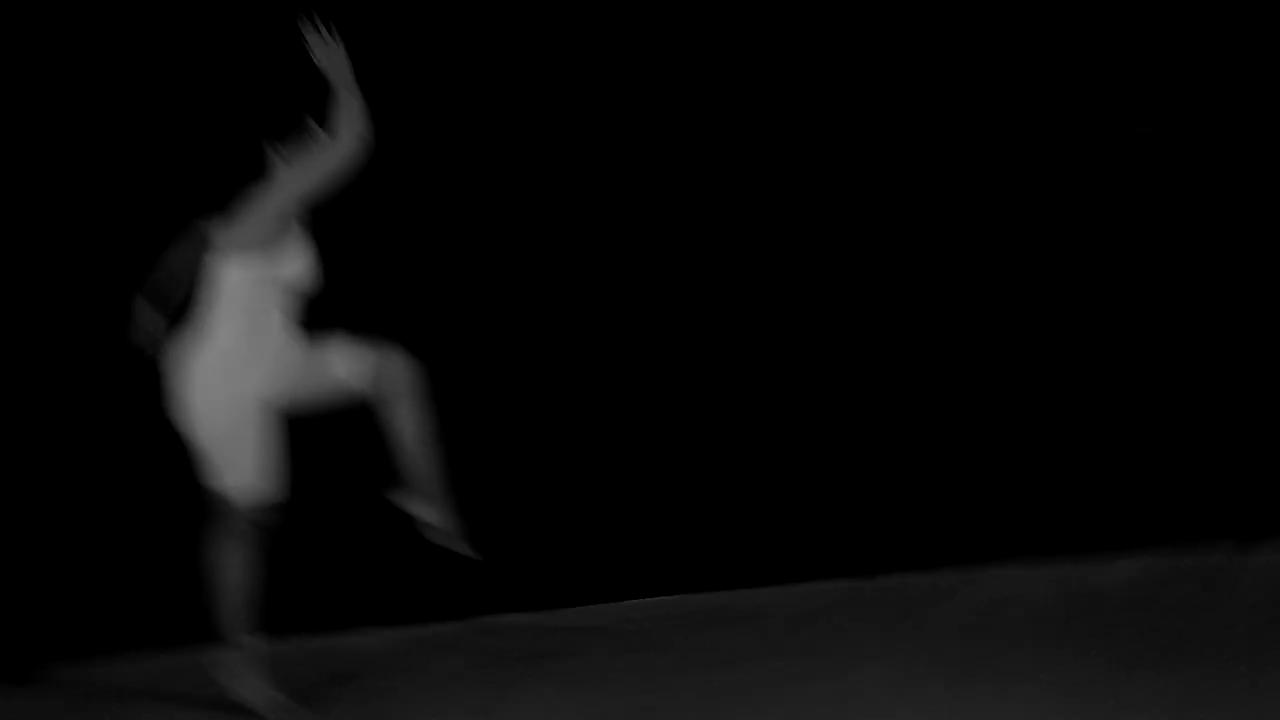
#> input picture python/frame.png, 1280 x 720 px, given in place of baile_pendulo.mp4, which was not available
$ jupyter execute imgprocessing.ipynb   (text cells are left out)
#> lines starting #> are read from the running program, lines starting #| are printed output that depends on the picture; after the words box and inside, x2 and y2 are one past the last pixel; in counts of white or black regions, pixels touching at a corner belong together; pictures that were not available may be replaced by others from this repository, and a replacement may not be noted
[cell 1]
import cv2
import os
import matplotlib.pyplot as plt
import numpy as np
import glob

[cell 2]
VIDEO_FILE = "baile_pendulo.mp4"

cap = cv2.VideoCapture(VIDEO_FILE)
if not cap.isOpened():
    raise FileNotFoundError(f"Could not open video: {VIDEO_FILE}")

fps = cap.get(cv2.CAP_PROP_FPS) or 30
# Display period stays fixed; speed is controlled by how fast virtual_pos advances
delay = max(1, int(1000 / fps))

# Bootstrap: pre-read first two source frames
ret, frame_a = cap.read()
#> frame_a is the input picture: shape (720, 1280, 3); min 0, max 131, mean 8.5
if not ret:
    cap.release()
    raise RuntimeError("Video is empty")

ret, frame_b = cap.read()
if not ret:
    frame_b = None

[cell 3]
ret, frame = cap.read()
if not ret:
    frame = None

img_rgb = cv2.cvtColor(frame,cv2.COLOR_BGR2RGB)

plt.figure()
plt.imshow(img_rgb)

[cell 4]
# Save frame as PNG for testing
cv2.imwrite("frame.png", frame)
#> Out = True

[cell 5]
img_gray = cv2.cvtColor(img_rgb, cv2.COLOR_RGB2GRAY)
img_bin  = cv2.threshold(img_gray, 0, 255, cv2.THRESH_BINARY + cv2.THRESH_OTSU)[1]
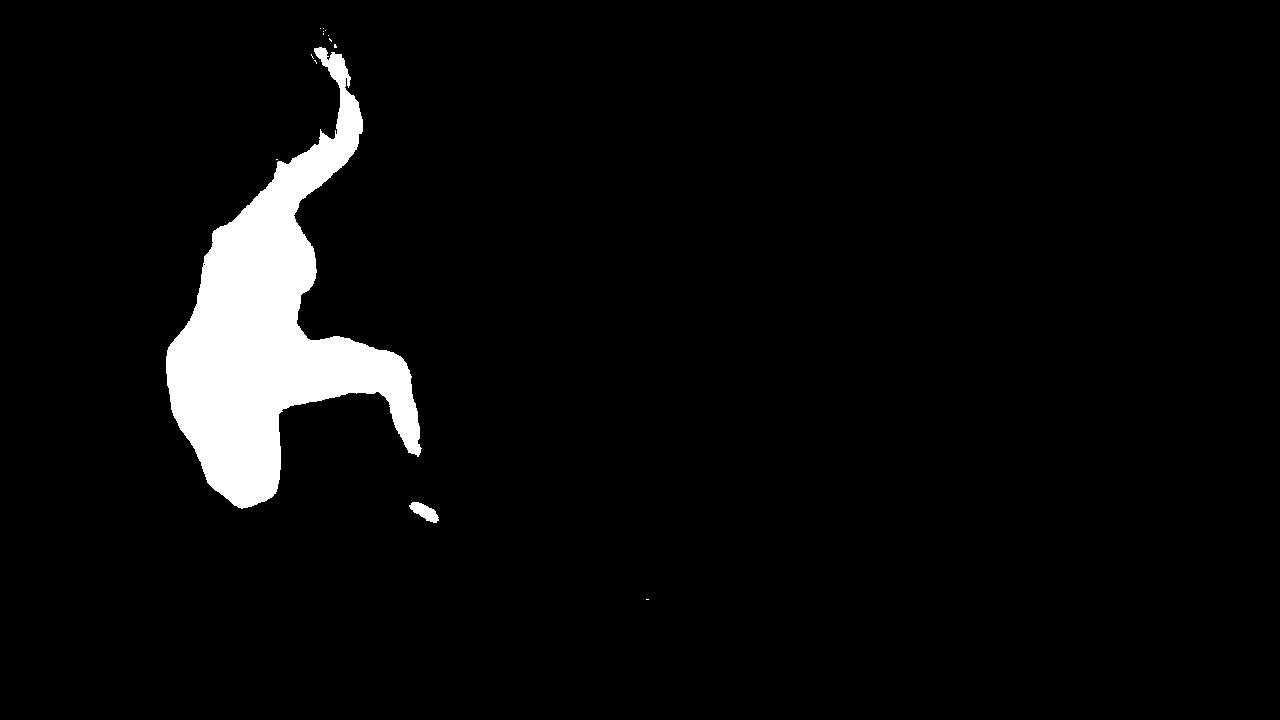
#> img_bin: shape (720, 1280); 4.7% white; 14 white regions (12 under 20 px), largest, box (x1, y1, x2, y2) and area: (166, 47, 422, 509) 42790, (409, 502, 439, 523) 337

plt.figure()
plt.imshow(img_bin, cmap="gray")

[cell 6]
"""
Estimate the angle of the line separating a black region from a white region
in an image (or a sequence of images), and track how that angle changes.

How it works
------------
1. Load the image and convert to grayscale.
2. Threshold it into a binary mask (black = 0, white = 255).
3. For each column in the image, find the row where the mask transitions
   from black to white (the boundary point for that column).
4. Fit a straight line (least-squares) to all the boundary points.
5. Convert the line's slope into an angle in degrees.

Angle convention: 0 degrees = perfectly horizontal line. Positive angle means
the line tilts so that it goes up (in image terms, y decreases) as x
increases; negative means it tilts down. Adjust the sign convention in
`slope_to_angle` if you want a different reference.
"""


def find_boundary_points(binary_mask: np.ndarray) -> np.ndarray:
    """
    For each column, find the y-coordinate of the black->white transition.

    binary_mask: 2D array, values 0 (black) or 255 (white).
    Returns an (N, 2) array of (x, y) boundary points, one per column that
    has a clear transition.
    """
    h, w = binary_mask.shape
    points = []

    for x in range(w):
        col = binary_mask[:, x]
        white_rows = np.where(col == 255)[0]
        if white_rows.size == 0:
            continue  # column is all black, no boundary
        # The boundary is the first white pixel going down the column
        y = white_rows[0]
        points.append((x, y))

    return np.array(points)


def slope_to_angle(vx: float, vy: float) -> float:
    """
    Convert a direction vector (vx, vy) from cv2.fitLine into an angle in
    degrees, measured from the horizontal axis.
    """
    angle_rad = np.arctan2(-vy, vx)  # negative vy: image y grows downward
    angle_deg = np.degrees(angle_rad)

    # Normalize to the range (-90, 90] since a line has no direction (only
    # orientation) -- a line at 100 degrees is the same as one at -80.
    if angle_deg > 90:
        angle_deg -= 180
    elif angle_deg <= -90:
        angle_deg += 180

    return angle_deg


def estimate_line_angle(image_path: str, threshold: int = 127, debug_path: str = None):
    """
    Load an image, find the black/white boundary, fit a line, and return
    the angle in degrees along with the fitted line parameters.
    """
    img = cv2.imread(image_path, cv2.IMREAD_GRAYSCALE)
    if img is None:
        raise FileNotFoundError(f"Could not read image: {image_path}")

    _, binary = cv2.threshold(img, 0, 255, cv2.THRESH_BINARY + cv2.THRESH_OTSU)

    points = find_boundary_points(binary)
    if len(points) < 2:
        raise ValueError(f"Not enough boundary points found in {image_path}")

    points = points.astype(np.float32)

    # cv2.fitLine does a robust least-squares fit: returns (vx, vy, x0, y0)
    vx, vy, x0, y0 = cv2.fitLine(points, cv2.DIST_L2, 0, 0.01, 0.01).flatten()

    angle = slope_to_angle(vx, vy)

    if debug_path:
        color = cv2.cvtColor(img, cv2.COLOR_GRAY2BGR)
        h, w = img.shape
        # Draw the fitted line across the full image width
        t = w  # arbitrary large scale
        pt1 = (int(x0 - vx * t), int(y0 - vy * t))
        pt2 = (int(x0 + vx * t), int(y0 + vy * t))
        cv2.line(color, pt1, pt2, (0, 0, 255), 2)
        for (px, py) in points[::10]:  # sample every 10th point for clarity
            cv2.circle(color, (int(px), int(py)), 2, (0, 255, 0), -1)
        cv2.imwrite(debug_path, color)

    return angle, (vx, vy, x0, y0)

def estimate_floor_angle(img_gray: np.ndarray, debug: bool = False):
    """
    Detect the floor/stage edge using Canny + HoughLinesP, after masking
    out the bright person silhouette so person edges don't interfere.
    Returns (angle_deg, (x1, y1, x2, y2)) for the dominant line.
    """
    h, w = img_gray.shape

    # Build a person mask and dilate it so the person's own edges are excluded
    _, person_mask = cv2.threshold(img_gray, 0, 255, cv2.THRESH_BINARY + cv2.THRESH_OTSU)
    kernel = np.ones((40, 40), np.uint8)
    person_mask_dilated = cv2.dilate(person_mask, kernel)

    # Canny on the original grayscale (lower thresholds to catch the faint floor edge)
    edges = cv2.Canny(img_gray, 15, 50)

    # Remove person area from edges
    edges_floor = cv2.bitwise_and(edges, cv2.bitwise_not(person_mask_dilated))

    # Detect line segments — minLineLength keeps only long lines (floor edge)
    lines = cv2.HoughLinesP(edges_floor, 1, np.pi / 180,
                             threshold=20, minLineLength=w // 6, maxLineGap=60)
    if lines is None:
        raise ValueError("No floor line detected")

    # Pick the longest segment
    best = max(lines, key=lambda l: np.hypot(l[0][2] - l[0][0], l[0][3] - l[0][1]))[0]
    x1, y1, x2, y2 = best

    angle_deg = np.degrees(np.arctan2(-(y2 - y1), x2 - x1))
    if angle_deg > 90:    angle_deg -= 180
    elif angle_deg <= -90: angle_deg += 180

    if debug:
        vis = cv2.cvtColor(img_gray, cv2.COLOR_GRAY2BGR)
        # show all candidate segments in blue
        for seg in lines:
            sx1, sy1, sx2, sy2 = seg[0]
            cv2.line(vis, (sx1, sy1), (sx2, sy2), (200, 100, 0), 1)
        # highlight the winner in red
        cv2.line(vis, (x1, y1), (x2, y2), (0, 0, 255), 3)
        plt.figure(figsize=(12, 5))
        plt.imshow(cv2.cvtColor(vis, cv2.COLOR_BGR2RGB))
        plt.title(f"Floor edge  {angle_deg:.1f}°")
        plt.show()

    return angle_deg, (x1, y1, x2, y2)

[cell 7]
angle, _ = estimate_line_angle("frame.png", debug_path="debug_001.png")
#> after the loop in find_boundary_points, `for x in range(w):`: points = 276 pairs, first value 166 to 648, second value 28 to 599
#> in estimate_line_angle, `vx, vy, x0, y0 = cv2.fitLine(points, cv2.DIST_L2, 0, 0.01, 0.01).flatt..`: vx = 0.326; vy = 0.945; x0 = 305.8; y0 = 247.1
#> in slope_to_angle, `angle_rad = np.arctan2(-vy, vx)`: angle_rad = -1.24
#> in slope_to_angle, `angle_deg = np.degrees(angle_rad)`: angle_deg = -70.99
#> in estimate_line_angle, `pt1 = (int(x0 - vx * t), int(y0 - vy * t))`: pt1 = (-111, -963)
#> in estimate_line_angle, `pt2 = (int(x0 + vx * t), int(y0 + vy * t))`: pt2 = (722, 1457)
#> in estimate_line_angle, `cv2.line(color, pt1, pt2, (0, 0, 255), 2)`:
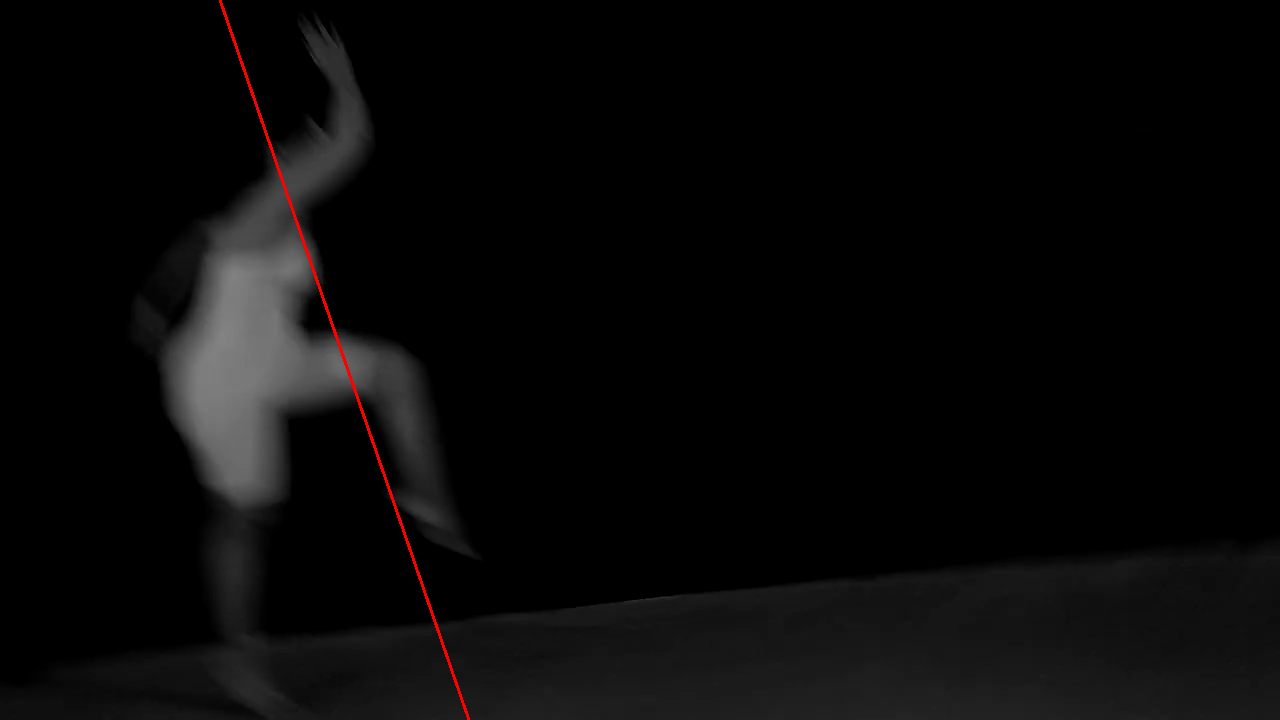
#> color: shape (720, 1280, 3); 0.24% of pixels changed, all inside (x1, y1, x2, y2) = (219, 0, 470, 720)
#> the loop in estimate_line_angle, `for (px, py) in points[::10]:` made 28 passes
#> (px, py) on passes 1 to 12: (166, 356), (176, 337), (186, 325), (196, 304), (206, 254), (216, 229), (226, 225), (236, 217), (246, 206), (256, 196), (266, 187), (276, 159)
#> after the loop in estimate_line_angle, `for (px, py) in points[::10]:`: color: shape (720, 1280, 3); 0.04% of pixels changed, all inside (x1, y1, x2, y2) = (164, 44, 439, 517)
#> angle = -70.99
print(f"Angle: {angle:.2f} degrees")
#| Angle: -70.99 degrees

[cell 8]
angle, line = estimate_floor_angle(img_gray, debug=True)
#> in estimate_floor_angle, `person_mask_dilated = cv2.dilate(person_mask, kernel)`: person_mask_dilated: shape (720, 1280); 9.3% white; 3 white regions, box (x1, y1, x2, y2) and area: (147, 9, 442, 529) 80478, (390, 483, 459, 543) 3848, (627, 580, 669, 620) 1680
#> in estimate_floor_angle, `edges = cv2.Canny(img_gray, 15, 50)`: edges: shape (720, 1280); 0.53% white in thin lines or dots, all inside (x1, y1, x2, y2) = (146, 9, 941, 720)
#> in estimate_floor_angle, `edges_floor = cv2.bitwise_and(edges, cv2.bitwise_not(person_mask_dilat..`: edges_floor: shape (720, 1280); 0.09% white in thin lines or dots, all inside (x1, y1, x2, y2) = (146, 11, 941, 720)
#> in estimate_floor_angle, `lines = cv2.HoughLinesP(edges_floor, 1, np.pi / 180, threshold=20, min..`: lines = [[383, 626, 903, 572], [385, 627, 619, 602]]
#> in estimate_floor_angle, `best = max(lines, key=lambda l: np.hypot(l[0][2] - l[0][0], l[0][3] - ..`: best = [383, 626, 903, 572]
#> in estimate_floor_angle, `x1, y1, x2, y2 = best`: x1 = 383; y1 = 626; x2 = 903; y2 = 572
#> in estimate_floor_angle, `angle_deg = np.degrees(np.arctan2(-(y2 - y1), x2 - x1))`: angle_deg = 5.93
#> the loop in estimate_floor_angle, `for seg in lines:` made 2 passes
#> after the loop in estimate_floor_angle, `for seg in lines:`: vis: shape (720, 1280, 3); 0.08% of pixels changed, all inside (x1, y1, x2, y2) = (383, 572, 904, 628)
#> in estimate_floor_angle, `cv2.line(vis, (x1, y1), (x2, y2), (0, 0, 255), 3)`:
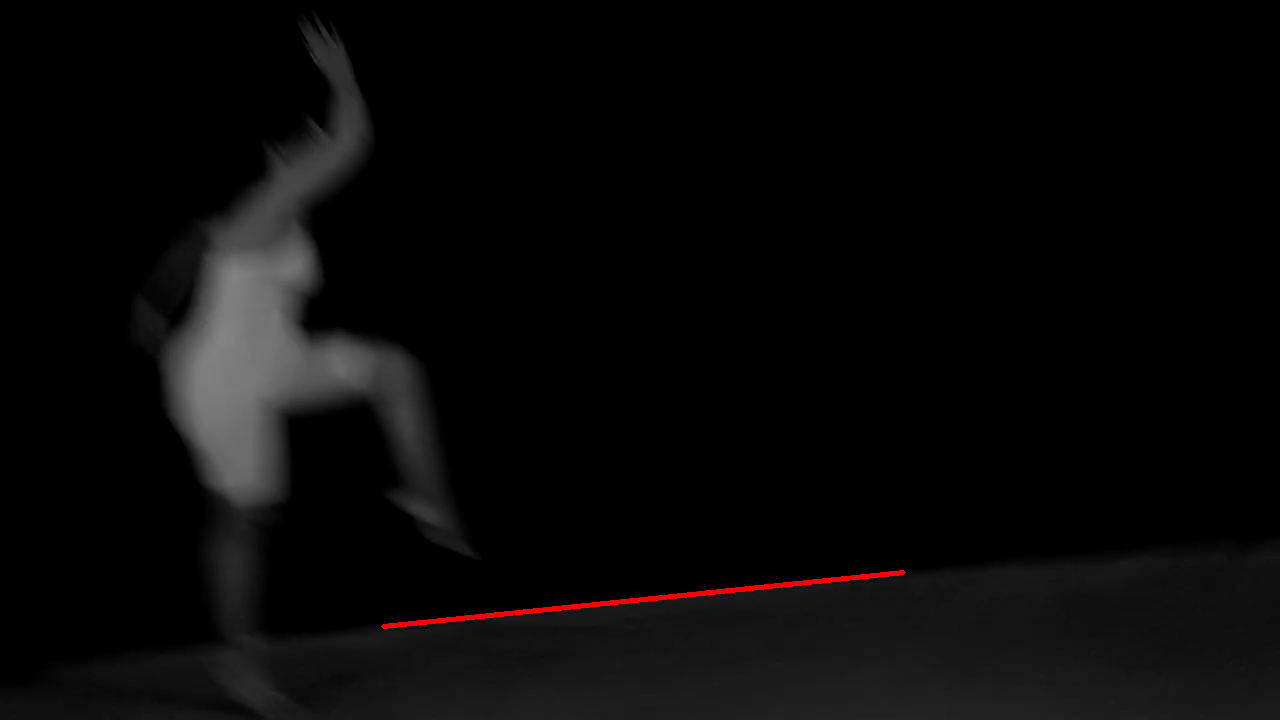
#> vis: shape (720, 1280, 3); mean B, G, R 8.5, 8.5, 9.2
#> angle = 5.93; line = (383, 626, 903, 572)
print(f"Floor angle: {angle:.2f}°")
#| Floor angle: 5.93°

[cell 9]
img_bgr = cv2.imread("frame.png")
# img_bgr to grayscale
img_gray = cv2.cvtColor(img_bgr, cv2.COLOR_BGR2GRAY)
# fix upper and lower threshold without Otsu
lower_thresh, upper_thresh = 5, 25
img_thresh  = cv2.threshold(img_gray, upper_thresh, 255, cv2.THRESH_TOZERO_INV)[1]
img_bin = cv2.threshold(img_thresh, lower_thresh, 255, cv2.THRESH_BINARY)[1]
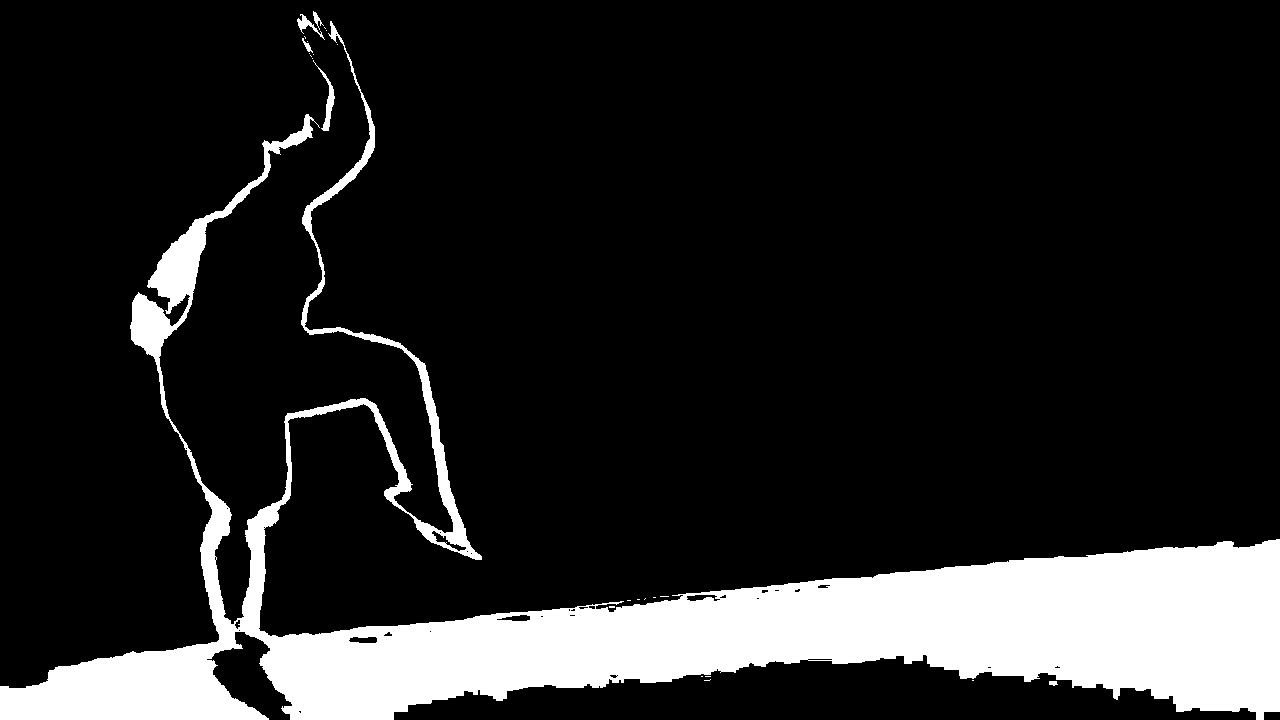
#> img_bin: shape (720, 1280); 14.6% white; 25 white regions (19 under 20 px), largest, box (x1, y1, x2, y2) and area: (0, 21, 1280, 720) 133711, (313, 60, 335, 131) 327, (297, 14, 325, 40) 178, (313, 11, 324, 30) 68, (302, 38, 313, 53) 55, (1049, 681, 1058, 686) 35

plt.figure()
plt.imshow(img_bin, cmap="gray")

[cell 10]
img_bin.max()
#> Out = 255
